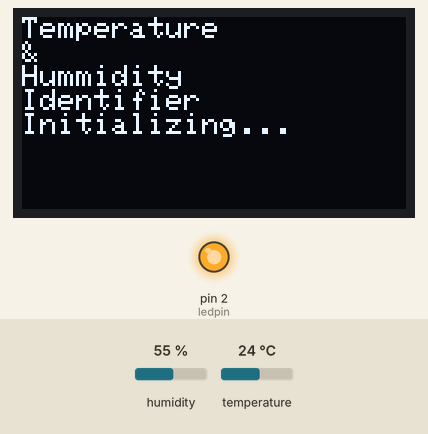
Simulated run of this sketch. Board: Arduino Uno, built with avr-gcc and run on an emulated ATmega328P. On the bench: 128×64 one-colour display, output pins drawn as LEDs (lit = HIGH). Dashed ring = blinking. The test bench sets the inputs (shaded band); at power-on: humidity 55 %, temperature 24 °C. The display library's start-up logo is not drawn; what the sketch prints to the serial monitor is not drawn.

Above: at 5.1 s.
At 8.7 s:
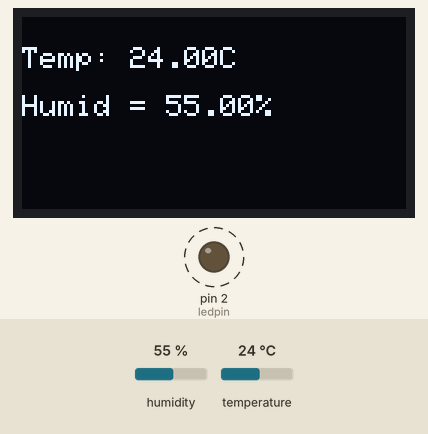
8.8 s: humidity set to 22 %
At 11.9 s:
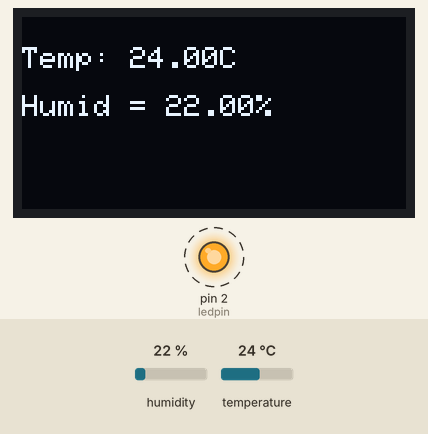
14.8 s: temperature set to 12 °C
At 18.9 s:
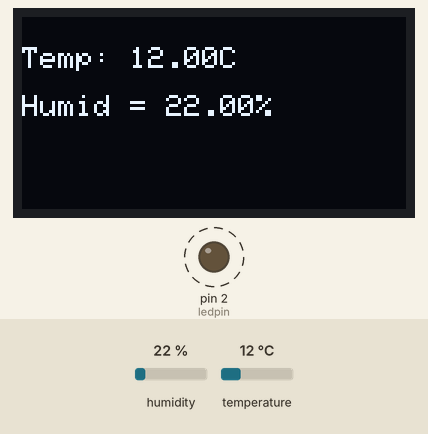
19.0 s: humidity set to 40 %
At 22.0 s:
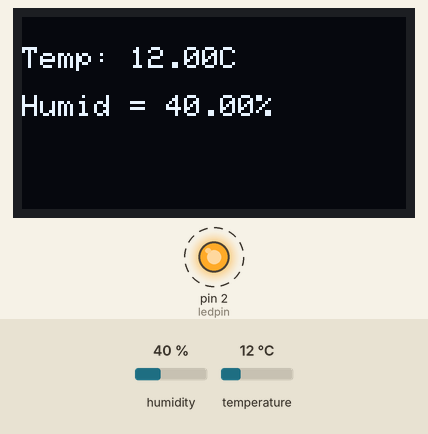
23.1 s: temperature set to 19 °C
Timing chart, 0 to 28.3 s (numbered marks = the images above; inputs shaded):
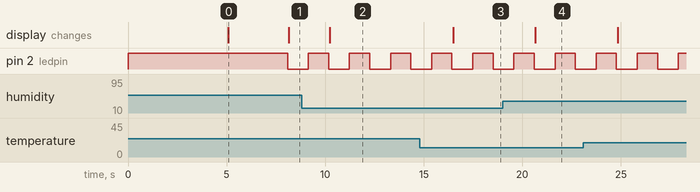

The sketch:

sketch_aug14b_dht11_disp128x64_tempmodule.ino
```cpp
#include <Wire.h>

#include <Adafruit_SSD1306.h>

#include <Adafruit_GFX.h>

#include <DHT.h>

#define OLED_WIDTH 128

#define OLED_HEIGHT 64

#define OLED_RESET -1

#define OLED_ADDR 0x3C

#define DHT_TYPE DHT11

const int scl = 5;
const int sda = 4;
const int dhtpin = 14;
const int ledpin = 2;

bool ticktock = true;

Adafruit_SSD1306 display(OLED_WIDTH, OLED_HEIGHT, &Wire, OLED_RESET);
DHT dht(dhtpin, DHT_TYPE);

void setup()

{
  Serial.begin(9600);

  pinMode(ledpin, OUTPUT);
  digitalWrite(ledpin, HIGH);

  if(!display.begin(SSD1306_SWITCHCAPVCC, OLED_ADDR)) {
    Serial.println(F("SSD1306 allocation failed"));
    for(;;); // Don't proceed, loop forever
  }

  display.display();
  delay(5000);

  display.clearDisplay();

  display.setTextSize(1);

  display.setTextColor(SSD1306_WHITE);

  display.setCursor(0, 0);
  display.print("Temperature\n&\nHummidity\nIdentifier\n");

  display.print("Initializing...");
  display.display();

  Serial.println(F("Initializing...."));

  delay(2000);

  dht.begin();
  Serial.println("DHT started");
}

void loop()

{
  delay(1000);
  Serial.println("---------------loop-----------------");
  if(ticktock){
    ticktock = false;
    digitalWrite(ledpin, LOW);
  } else {
    ticktock = true;
    digitalWrite(ledpin, HIGH);
  }

  float hum = dht.readHumidity();

  float temp = dht.readTemperature();

  display.clearDisplay();
  display.setTextSize(1);

  display.setCursor(0,10);
  if(!temp){
    display.print("Temp: Na");
    display.println("C");

    Serial.print("Temp: Na");
    Serial.println("C");
  } else {
    display.print("Temp: ");
    display.print(temp);
    display.println("C");

    Serial.print("Temp: ");
    Serial.print(temp);
    Serial.println("C");
  }

  display.println("");
  // display.setCursor(0,8);
  if(!hum){
    display.print("Humid = Na");
    display.println("%");

    Serial.print("Humid = Na");
    Serial.println("%");
  } else {
    display.print("Humid = ");
    display.print(hum);
    display.println("%");

    Serial.print("Humid = ");
    Serial.print(hum);
    Serial.println("%");
  }

  display.display();


}
```

Measured:
- after the input at 8.8 s, the display: changes after 1.4 s (image 2)
- after the input at 14.8 s, the display: changes after 1.7 s (image 3)
- after the input at 19.0 s, the display: changes after 1.7 s (image 4)
- by itself, pin 2 (ledpin): alternates HIGH for 1.0 s and LOW for 1.1 s
- what the display in image 0 shows lasts 3.0 s, from 5.1 s to 8.1 s
